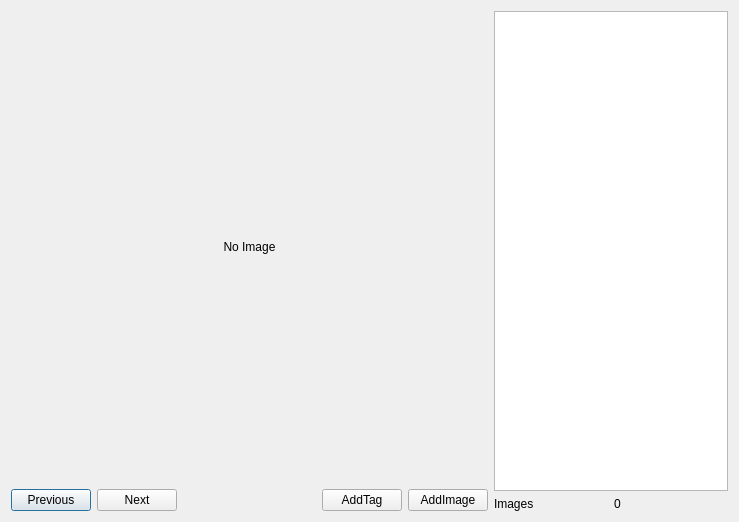
<?xml version="1.0" encoding="UTF-8"?>
<ui version="4.0">
 <class>ImageDialog</class>
 <widget class="QDialog" name="ImageDialog">
  <property name="geometry">
   <rect>
    <x>0</x>
    <y>0</y>
    <width>739</width>
    <height>522</height>
   </rect>
  </property>
  <property name="sizePolicy">
   <sizepolicy hsizetype="Expanding" vsizetype="Preferred">
    <horstretch>0</horstretch>
    <verstretch>0</verstretch>
   </sizepolicy>
  </property>
  <property name="windowTitle">
   <string>Dialog</string>
  </property>
  <layout class="QGridLayout" name="gridLayout">
   <item row="0" column="0">
    <widget class="QLabel" name="imageLabel">
     <property name="sizePolicy">
      <sizepolicy hsizetype="Preferred" vsizetype="Expanding">
       <horstretch>0</horstretch>
       <verstretch>0</verstretch>
      </sizepolicy>
     </property>
     <property name="text">
      <string>No Image</string>
     </property>
     <property name="alignment">
      <set>Qt::AlignCenter</set>
     </property>
    </widget>
   </item>
   <item row="0" column="1" rowspan="2" colspan="2">
    <widget class="QListWidget" name="tagList">
     <property name="selectionMode">
      <enum>QAbstractItemView::MultiSelection</enum>
     </property>
    </widget>
   </item>
   <item row="1" column="0" rowspan="2">
    <layout class="QHBoxLayout" name="horizontalLayout">
     <item>
      <widget class="QPushButton" name="previousButton">
       <property name="sizePolicy">
        <sizepolicy hsizetype="Preferred" vsizetype="Fixed">
         <horstretch>1</horstretch>
         <verstretch>0</verstretch>
        </sizepolicy>
       </property>
       <property name="text">
        <string>Previous</string>
       </property>
      </widget>
     </item>
     <item>
      <widget class="QPushButton" name="nextButton">
       <property name="sizePolicy">
        <sizepolicy hsizetype="Preferred" vsizetype="Fixed">
         <horstretch>1</horstretch>
         <verstretch>0</verstretch>
        </sizepolicy>
       </property>
       <property name="text">
        <string>Next</string>
       </property>
      </widget>
     </item>
     <item>
      <spacer name="horizontalSpacer">
       <property name="orientation">
        <enum>Qt::Horizontal</enum>
       </property>
       <property name="sizeType">
        <enum>QSizePolicy::Expanding</enum>
       </property>
       <property name="sizeHint" stdset="0">
        <size>
         <width>150</width>
         <height>20</height>
        </size>
       </property>
      </spacer>
     </item>
     <item>
      <widget class="QPushButton" name="addTagButton">
       <property name="sizePolicy">
        <sizepolicy hsizetype="Minimum" vsizetype="Fixed">
         <horstretch>1</horstretch>
         <verstretch>0</verstretch>
        </sizepolicy>
       </property>
       <property name="text">
        <string>AddTag</string>
       </property>
      </widget>
     </item>
     <item>
      <widget class="QPushButton" name="addImageButton">
       <property name="sizePolicy">
        <sizepolicy hsizetype="Minimum" vsizetype="Fixed">
         <horstretch>1</horstretch>
         <verstretch>0</verstretch>
        </sizepolicy>
       </property>
       <property name="text">
        <string>AddImage</string>
       </property>
      </widget>
     </item>
    </layout>
   </item>
   <item row="2" column="1">
    <widget class="QLabel" name="label">
     <property name="text">
      <string>Images      </string>
     </property>
    </widget>
   </item>
   <item row="2" column="2">
    <widget class="QLabel" name="imagesLabel">
     <property name="layoutDirection">
      <enum>Qt::RightToLeft</enum>
     </property>
     <property name="text">
      <string>0</string>
     </property>
    </widget>
   </item>
  </layout>
 </widget>
 <resources/>
 <connections/>
</ui>
